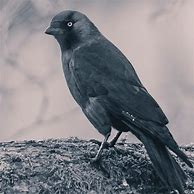
#> input picture bird.jpg, 194 x 194 px, found by its file name
$ python cluster.py
#> lines starting #> are read from the running program, lines starting #| are printed output that depends on the picture; after the words box and inside, x2 and y2 are one past the last pixel; in counts of white or black regions, pixels touching at a corner belong together
import cv2
import numpy as np

def segment_image(image_path, roi):
    # Load the image
#> called with image_path = 'bird.jpg', roi = (50, 50, 400, 300)
    imagee = cv2.imread(image_path)
#> imagee is the input picture: shape (194, 194, 3); mean B, G, R 132.9, 127.4, 127.4
    ideal = (512,512)
    image = cv2.resize(imagee, ideal)
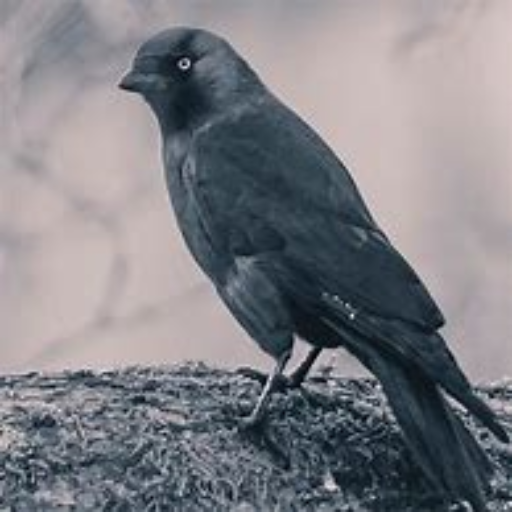
#> image: shape (512, 512, 3); mean B, G, R 132.8, 127.3, 127.3

    # Create an empty ground truth mask
    ground_truth_mask = np.zeros(image.shape[:2], dtype=np.uint8)

    # Define the region of interest (ROI)
    x, y, width, height = roi
    ground_truth_mask[y:y+height, x:x+width] = 1

    # Reshape the image to a 2D array of pixels
    pixels = image.reshape((-1, 3))

    # Convert the pixel values to floating point
    pixels = np.float32(pixels)

    # Define the criteria for K-Means clustering
    criteria = (cv2.TERM_CRITERIA_EPS + cv2.TERM_CRITERIA_MAX_ITER, 10, 1.0)

    # Set the number of clusters (segments)
    num_clusters = 3

    # Perform K-Means clustering
    _, labels, centers = cv2.kmeans(pixels, num_clusters, None, criteria, 10, cv2.KMEANS_RANDOM_CENTERS)
#> centers = [[176, 174.6, 184.7], [121.8, 112.2, 104.6], [65.81, 55.89, 43.16]]

    # Convert the labels to 8-bit
    labels = np.uint8(labels)

    # Reshape the labels to the original image shape
    segmented_image = labels.reshape((image.shape[0], image.shape[1]))
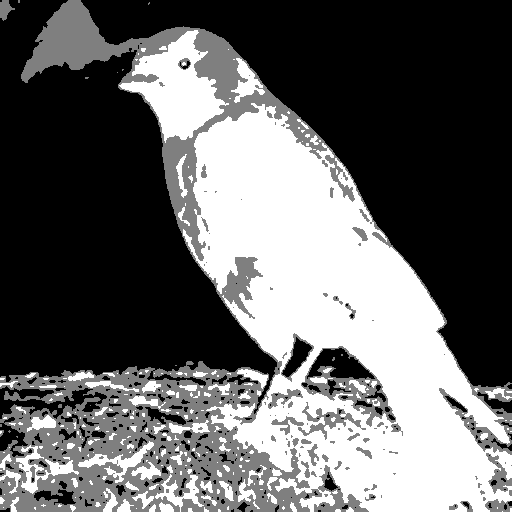
#> segmented_image: shape (512, 512); min 0, max 2, mean 0.787; drawn with min black and max white

    # Calculate the segmentation metrics: IOU and pixel accuracy
    intersection = np.logical_and(ground_truth_mask, segmented_image)
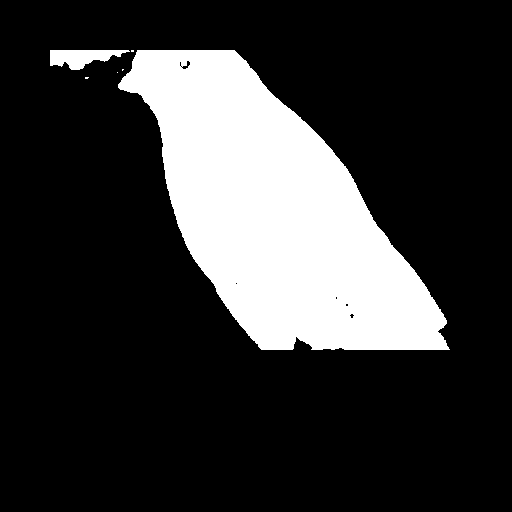
#> intersection: shape (512, 512) bool; 20.8% white; 6 white regions (4 under 20 px), largest, box (x1, y1, x2, y2) and area: (118, 50, 450, 350) 53566, (50, 50, 130, 70) 966
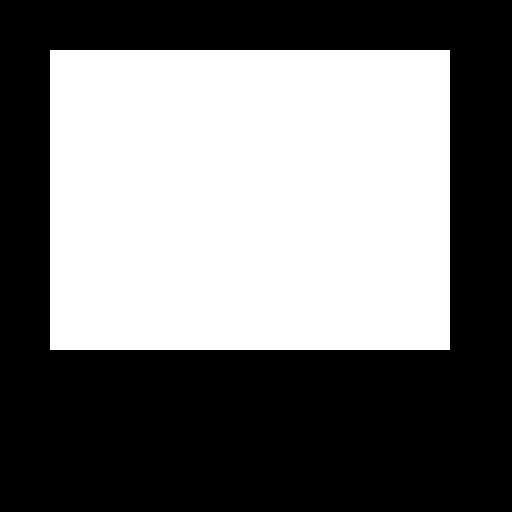
#> ground_truth_mask: shape (512, 512); values 0 (black) and 1 (white), 45.8% white; 1 white region, box (x1, y1, x2, y2) and area: (50, 50, 450, 350) 120000
    union = np.logical_or(ground_truth_mask, segmented_image)
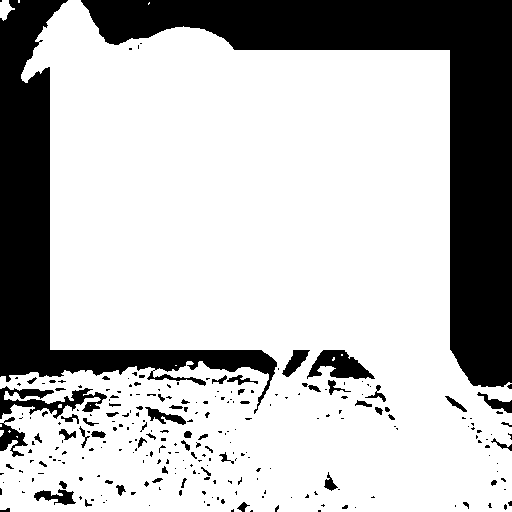
#> union: shape (512, 512) bool; 73.3% white; 265 black regions (204 under 20 px), largest, box (x1, y1, x2, y2) and area: (81, 0, 512, 387) 39334, (0, 0, 277, 414) 22686, (0, 386, 107, 419) 1432
    iou = np.sum(intersection) / np.sum(union)
#> iou = 0.284
    pixel_accuracy = np.mean(ground_truth_mask == segmented_image) * 100
#> pixel_accuracy = 30.83

    # Display the original image, ground truth mask, and segmented image
    cv2.imshow("Original Image", image)
    cv2.imshow("Ground Truth Mask", ground_truth_mask * 255)
    cv2.imshow("Segmented Image", segmented_image)
    cv2.waitKey(0)
    cv2.destroyAllWindows()

    print("IOU: {:.2f}".format(iou))
#| IOU: 0.28
    print("Pixel Accuracy: {:.2f}%".format(pixel_accuracy))
#| Pixel Accuracy: 30.83%

# Provide the path to your image
image_path = "bird.jpg"

# Define the region of interest (ROI) as (x, y, width, height)
roi = (50, 50, 400, 300)  # Example ROI coordinates

# Call the segmentation function
segment_image(image_path, roi)

$ run again, with tiger.jpg copied over bird.jpg
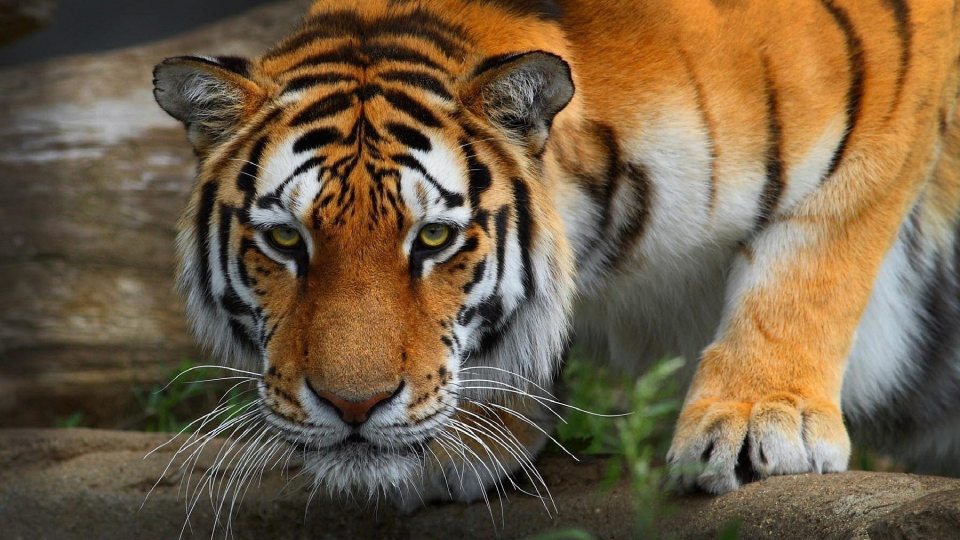
#> input picture tiger.jpg, 1920 x 1080 px, found by its file name (shown at 1/2 size)
#> in segment_image, imagee is the input picture: shape (1080, 1920, 3); mean B, G, R 68.6, 93.9, 113.5
#> centers = [[153.2, 174.7, 188.7], [70.49, 115.6, 155.2], [39.77, 53.5, 62]]
#> in segment_image, `intersection = np.logical_and(ground_truth_mask, segmented_image)`:
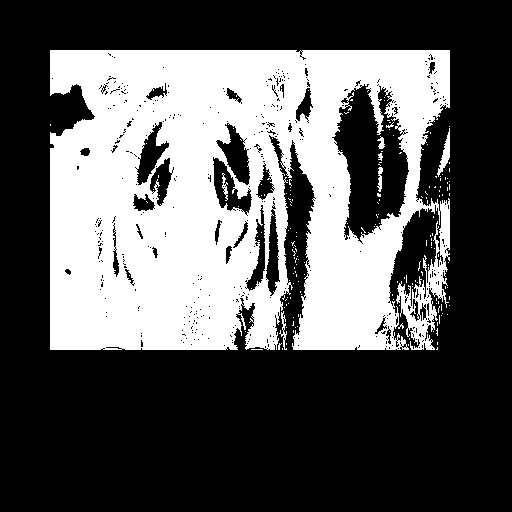
#> intersection: shape (512, 512) bool; 35.4% white; 176 white regions (169 under 20 px), largest, box (x1, y1, x2, y2) and area: (50, 50, 450, 350) 91793, (437, 128, 450, 177) 234, (279, 311, 287, 350) 104
#> ground_truth_mask: shape (512, 512); values 0 (black) and 1 (white), 45.8% white; 1 white region, box (x1, y1, x2, y2) and area: (50, 50, 450, 350) 120000
#> in segment_image, `union = np.logical_or(ground_truth_mask, segmented_image)`:
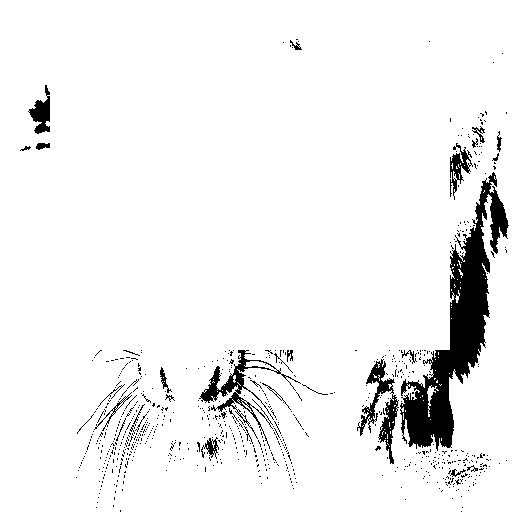
#> union: shape (512, 512) bool; 94% white; 748 black regions (717 under 20 px), largest, box (x1, y1, x2, y2) and area: (400, 172, 509, 451) 8962, (199, 350, 301, 449) 1434, (357, 359, 399, 464) 1254
#> iou = 0.377
#> pixel_accuracy = 22.95
#| IOU: 0.38
#| Pixel Accuracy: 22.95%
